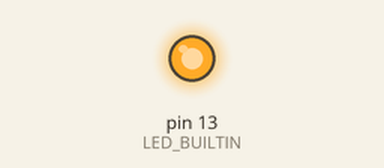
A sketch run on a simulated Arduino Nano, built with avr-gcc and run on an emulated ATmega328P. Parts: output pins drawn as LEDs (lit = HIGH).

Above: at 0.3 s.
At 8.6 s:
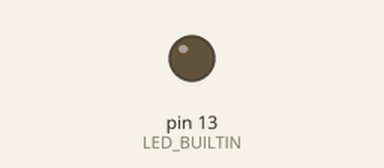
Timing chart, 0 to 13.8 s (numbered marks = the images above):
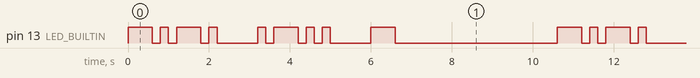

The sketch:

nano_led.ino
```cpp
/*
  Programme pour faire clignoter la LED en CLT morse sur l'Arduino Nano
  C = -.-. (long-court-long-court)
  L = .-.. (court-long-court-court)
  T = - (long)
  La LED est connectée à la broche 13 (LED_BUILTIN)
*/

void setup() {
  // Initialise la broche de la LED en sortie
  pinMode(LED_BUILTIN, OUTPUT);
}

void loop() {

  int pause_entre_deux_lettres = 1000;
  int pause_entre_deux_clt = 4000;

  // C - signal long-court-long-court (-.-.)
  digitalWrite(LED_BUILTIN, HIGH);
  delay(600);  // Signal long
  digitalWrite(LED_BUILTIN, LOW);
  delay(200);  // Pause entre signaux

  digitalWrite(LED_BUILTIN, HIGH);
  delay(200);  // Signal court
  digitalWrite(LED_BUILTIN, LOW);
  delay(200);  // Pause entre signaux

  digitalWrite(LED_BUILTIN, HIGH);
  delay(600);  // Signal long
  digitalWrite(LED_BUILTIN, LOW);
  delay(200);  // Pause entre signaux

  digitalWrite(LED_BUILTIN, HIGH);
  delay(200);  // Signal court
  digitalWrite(LED_BUILTIN, LOW);
  delay(pause_entre_deux_lettres);  // Pause entre lettres

  // L - signal court-long-court-court (.-..)
  digitalWrite(LED_BUILTIN, HIGH);
  delay(200);  // Signal court
  digitalWrite(LED_BUILTIN, LOW);
  delay(200);  // Pause entre signaux

  digitalWrite(LED_BUILTIN, HIGH);
  delay(600);  // Signal long
  digitalWrite(LED_BUILTIN, LOW);
  delay(200);  // Pause entre signaux

  digitalWrite(LED_BUILTIN, HIGH);
  delay(200);  // Signal court
  digitalWrite(LED_BUILTIN, LOW);
  delay(200);  // Pause entre signaux

  digitalWrite(LED_BUILTIN, HIGH);
  delay(200);  // Signal court
  digitalWrite(LED_BUILTIN, LOW);
  delay(pause_entre_deux_lettres);  // Pause entre lettres

  // T - signal long (-)
  digitalWrite(LED_BUILTIN, HIGH);
  delay(600);  // Signal long
  digitalWrite(LED_BUILTIN, LOW);

  delay(pause_entre_deux_clt);  // Pause longue avant de répéter CLT
}
```

Measured:
- by itself, pin 13 (LED_BUILTIN): repeats every 10.6 s: LOW 0.20 s, HIGH 0.20 s, LOW 0.20 s, HIGH 0.60 s, LOW 0.20 s, HIGH 0.20 s, LOW 1.0 s, HIGH 0.20 s, LOW 0.20 s, HIGH 0.60 s, 2 × (LOW 0.20 s, HIGH 0.20 s), LOW 1.0 s, HIGH 0.60 s, LOW 4.0 s, HIGH 0.60 s
- by itself, everything shown: repeats every 10.6 s, in 18 steps
